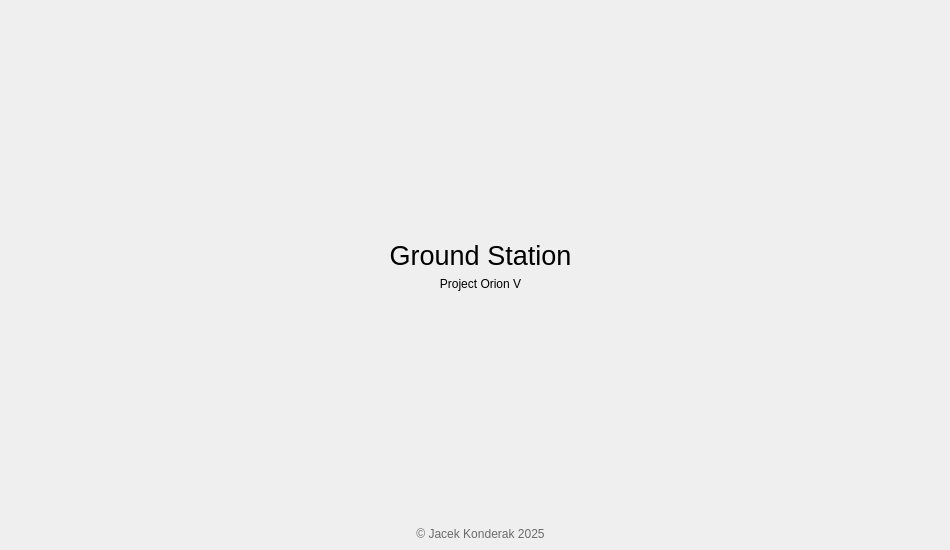
    <widget class="QWidget" name="page_about">
     <widget class="QWidget" name="verticalLayoutWidget_3">
      <property name="geometry">
       <rect>
        <x>20</x>
        <y>10</y>
        <width>921</width>
        <height>531</height>
       </rect>
      </property>
      <layout class="QVBoxLayout" name="verticalLayout_4">
       <item>
        <spacer name="verticalSpacer_6">
         <property name="orientation">
          <enum>Qt::Orientation::Vertical</enum>
         </property>
         <property name="sizeHint" stdset="0">
          <size>
           <width>20</width>
           <height>40</height>
          </size>
         </property>
        </spacer>
       </item>
       <item>
        <widget class="QLabel" name="label_2">
         <property name="font">
          <font>
           <pointsize>20</pointsize>
          </font>
         </property>
         <property name="text">
          <string>Ground Station</string>
         </property>
         <property name="alignment">
          <set>Qt::AlignmentFlag::AlignCenter</set>
         </property>
        </widget>
       </item>
       <item>
        <widget class="QLabel" name="label_3">
         <property name="text">
          <string>Project Orion V</string>
         </property>
         <property name="alignment">
          <set>Qt::AlignmentFlag::AlignCenter</set>
         </property>
        </widget>
       </item>
       <item>
        <spacer name="verticalSpacer_5">
         <property name="orientation">
          <enum>Qt::Orientation::Vertical</enum>
         </property>
         <property name="sizeHint" stdset="0">
          <size>
           <width>20</width>
           <height>40</height>
          </size>
         </property>
        </spacer>
       </item>
       <item>
        <widget class="QLabel" name="label">
         <property name="styleSheet">
          <string notr="true">color: rgba(0, 0, 0, 0.56);</string>
         </property>
         <property name="text">
          <string>© Jacek Konderak 2025</string>
         </property>
         <property name="alignment">
          <set>Qt::AlignmentFlag::AlignCenter</set>
         </property>
        </widget>
       </item>
      </layout>
     </widget>
    </widget>
